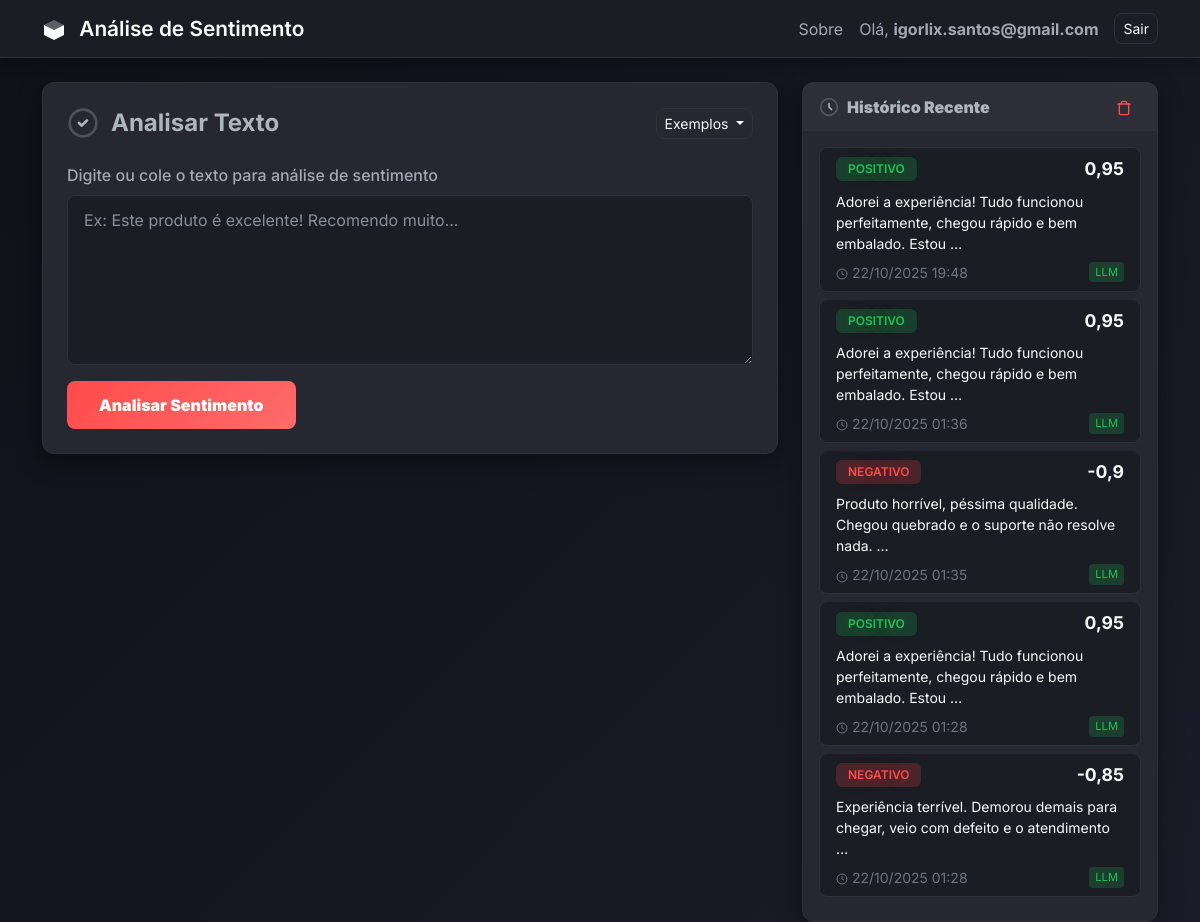
Screenshot of / (signed in) with the database file from the repository.
### analise/models.py (models this page shows, shortened)
class Analise(models.Model):
    SENTIMENTOS = [
        ('positivo', 'Positivo'),
        ('negativo', 'Negativo'),
        ('neutro', 'Neutro'),
    ]
    usuario = models.ForeignKey(User, on_delete=models.CASCADE, related_name='analises')
    texto = models.TextField()
    sentimento = models.CharField(max_length=20, choices=SENTIMENTOS)
    pontuacao = models.FloatField()
    metodo = models.CharField(max_length=50, default='dicionario')
    data_criacao = models.DateTimeField(auto_now_add=True)
    class Meta:
        ordering = ['-data_criacao']
        verbose_name = 'Análise'
        verbose_name_plural = 'Análises'

### analise/views.py (the view, shortened to what this page needs)
# urls.py: path('', views.analise_view, name='analise'),
@login_required
def analise_view(request):
    analisador = AnalisadorSentimento()
    resultado = None
    historico = Analise.objects.filter(usuario=request.user)[:5]
    return render(request, 'analise/analise.html', {
        'resultado': resultado,
        'historico': historico
    })

### analise/templates/analise/analise.html (shortened to what this page needs)
{% extends 'analise/base.html' %}
{% load l10n %}
{% block content %}
<div class="row">
    <div class="col-lg-8 mb-4">
        <div class="card">
            <div class="card-body p-4">
                <div class="d-flex align-items-center justify-content-between mb-4">
                    <div class="d-flex align-items-center">
                        <svg width="32" height="32" viewBox="0 0 24 24" fill="none" style="margin-right: 12px;">
                            <path d="M9 12L11 14L15 10" stroke="currentColor" stroke-width="2" stroke-linecap="round" stroke-linejoin="round"/>
                            <circle cx="12" cy="12" r="10" stroke="currentColor" stroke-width="2" opacity="0.3"/>
                        </svg>
                        <h4 class="mb-0" style="font-weight: 700;">Analisar Texto</h4>
                    </div>
                    <div class="dropdown">
                        <button class="btn btn-outline-light btn-sm dropdown-toggle" type="button" data-bs-toggle="dropdown">
                            Exemplos
                        </button>
                    </div>
                </div>
                <form method="post" id="formAnalise">
                    <div class="mb-3">
                        <label for="texto" class="form-label">Digite ou cole o texto para análise de sentimento</label>
                        <textarea class="form-control" id="texto" name="texto" rows="6" required placeholder="Ex: Este produto é excelente! Recomendo muito..."></textarea>
                    </div>
                    <button type="submit" class="btn btn-primary" style="padding: 12px 32px;">
                        <strong>Analisar Sentimento</strong>
                    </button>
                </form>
            </div>
        </div>
    </div>
    <div class="col-lg-4">
        <div class="card" style="position: sticky; top: 20px;">
            <div class="card-header">
                <div class="d-flex align-items-center justify-content-between">
                    <div class="d-flex align-items-center">
                        <svg width="20" height="20" viewBox="0 0 24 24" fill="none" style="margin-right: 8px;">
                            <path d="M12 8V12L15 15" stroke="currentColor" stroke-width="2" stroke-linecap="round"/>
                            <circle cx="12" cy="12" r="10" stroke="currentColor" stroke-width="2" opacity="0.3"/>
                        </svg>
                        <strong>Histórico Recente</strong>
                    </div>
                    {% if historico %}
                    <button class="btn btn-sm" style="color: var(--accent-color); padding: 4px 8px;" data-bs-toggle="modal" data-bs-target="#limparHistoricoModal" title="Limpar histórico">
                        <svg width="16" height="16" viewBox="0 0 24 24" fill="none">
                            <path d="M3 6H5H21" stroke="currentColor" stroke-width="2" stroke-linecap="round"/>
                            <path d="M19 6V20C19 21 18 22 17 22H7C6 22 5 21 5 20V6M8 6V4C8 3 9 2 10 2H14C15 2 16 3 16 4V6" stroke="currentColor" stroke-width="2" stroke-linecap="round"/>
                        </svg>
                    </button>
                    {% endif %}
                </div>
            </div>
            <div class="card-body p-3">
                {% if historico %}
                    <div class="list-group">
                        {% for item in historico %}
                        <div class="list-group-item">
                            <div class="d-flex w-100 justify-content-between align-items-center mb-2">
                                {% if item.sentimento == 'positivo' %}
                                <span class="badge sentimento-{{ item.sentimento }}" style="background: rgba(33,195,84, 0.2);">{{ item.sentimento|upper }}</span>
                                {% elif item.sentimento == 'negativo' %}
                                <span class="badge sentimento-{{ item.sentimento }}" style="background: rgba(255,75,75, 0.2);">{{ item.sentimento|upper }}</span>
                                {% else %}
                                <span class="badge sentimento-{{ item.sentimento }}" style="background: rgba(255,165,0, 0.2);">{{ item.sentimento|upper }}</span>
                                {% endif %}
                                <strong style="font-size: 1.1rem;">{{ item.pontuacao }}</strong>
                            </div>
                            <p class="mb-2 small" style="line-height: 1.5;">{{ item.texto|truncatewords:12 }}</p>
                            <div class="d-flex justify-content-between align-items-center">
                                <small class="text-secondary">
                                    <svg width="12" height="12" viewBox="0 0 24 24" fill="none" style="display: inline; vertical-align: middle;">
                                        <circle cx="12" cy="12" r="10" stroke="currentColor" stroke-width="2"/>
                                        <path d="M12 6V12L16 14" stroke="currentColor" stroke-width="2"/>
                                    </svg>
                                    {{ item.data_criacao|date:"d/m/Y H:i" }}
                                </small>
                                {% if item.metodo == 'llm' %}
                                <small style="font-size: 0.7rem; padding: 2px 6px; border-radius: 4px; background: rgba(33,195,84, 0.2); color: #21c354;">LLM</small>
                                {% elif item.metodo == 'dicionario' %}
                                <small style="font-size: 0.7rem; padding: 2px 6px; border-radius: 4px; background: rgba(96,165,250, 0.2); color: #60a5fa;">DIC</small>
                                {% else %}
                                <small style="font-size: 0.7rem; padding: 2px 6px; border-radius: 4px; background: rgba(251,191,36, 0.2); color: #fbbf24;">TXT</small>
                                {% endif %}
                            </div>
                        </div>
                        {% endfor %}
                    </div>
                {% endif %}
            </div>
        </div>
    </div>
</div>
{% endblock %}

### analise/templates/analise/base.html (shortened to what this page needs)
<!DOCTYPE html>
<html lang="pt-br" data-bs-theme="dark">
<head>
    <link href="https://cdn.jsdelivr.net/npm/bootstrap@5.3.0/dist/css/bootstrap.min.css" rel="stylesheet">
</head>
<body>
    <nav class="navbar navbar-expand-lg mb-4">
        <div class="container">
            <a class="navbar-brand" href="{% url 'analise' %}">
                <svg width="24" height="24" viewBox="0 0 24 24" fill="none" style="display: inline-block; vertical-align: middle; margin-right: 8px;">
                    <path d="M12 2L2 7L12 12L22 7L12 2Z" fill="currentColor" opacity="0.3"/>
                    <path d="M2 17L12 22L22 17V7L12 12L2 7V17Z" fill="currentColor"/>
                </svg>
                Análise de Sentimento
            </a>
            {% if user.is_authenticated %}
            <div class="d-flex align-items-center ms-auto">
                <a class="nav-link me-3" href="#" data-bs-toggle="modal" data-bs-target="#sobreModal" style="color: var(--text-secondary); text-decoration: none;">Sobre</a>
                <span class="navbar-text me-3">
                    Olá, <strong>{{ user.username }}</strong>
                </span>
                <a class="btn btn-outline-light btn-sm" href="{% url 'logout' %}">Sair</a>
            </div>
            {% endif %}
        </div>
    </nav>
    <div class="container">
        {% block content %}{% endblock %}
    </div>
</body>
</html>

### analise/templates/analise/base.html (style rules this page uses)
:root { --bg-primary: #0e1117; --bg-secondary: #1a1d24; --bg-card: #262730; --border-color: #2d3139; --text-primary: #fafafa; --text-secondary: #a3a8b4; --accent-color: #ff4b4b; --success-color: #21c354; --warning-color: #ffa500; --info-color: #0068c9; }
* { font-family: 'Inter', -apple-system, BlinkMacSystemFont, sans-serif; }
body { background: linear-gradient(135deg, var(--bg-primary) 0%, #1a1d29 100%); color: var(--text-primary); min-height: 100vh; }
.navbar { background: var(--bg-secondary) !important; border-bottom: 1px solid var(--border-color); backdrop-filter: blur(10px); box-shadow: 0 4px 12px rgba(0,0,0,0.3); }
.navbar-brand { font-weight: 600; font-size: 1.3rem; color: var(--text-primary) !important; }
.card { background: var(--bg-card); border: 1px solid var(--border-color); border-radius: 12px; box-shadow: 0 8px 24px rgba(0,0,0,0.4); transition: transform 0.2s, box-shadow 0.2s; }
.card-header { background: rgba(255,255,255,0.03); border-bottom: 1px solid var(--border-color); font-weight: 600; }
.form-control, .form-select { background: var(--bg-secondary); border: 1px solid var(--border-color); color: var(--text-primary); border-radius: 8px; padding: 12px 16px; transition: border-color 0.2s, box-shadow 0.2s; }
.form-label { color: var(--text-secondary); font-weight: 500; margin-bottom: 8px; }
.btn-primary { background: linear-gradient(135deg, var(--accent-color) 0%, #ff6b6b 100%); border: none; border-radius: 8px; padding: 12px 24px; font-weight: 600; transition: transform 0.2s, box-shadow 0.2s; }
.btn-outline-light { border: 1px solid var(--border-color); border-radius: 8px; transition: all 0.2s; }
.sentimento-positivo { color: var(--success-color); font-weight: 700; text-shadow: 0 0 20px rgba(33,195,84,0.3); }
.sentimento-negativo { color: var(--accent-color); font-weight: 700; text-shadow: 0 0 20px rgba(255,75,75,0.3); }
.list-group-item { background: var(--bg-secondary); border: 1px solid var(--border-color); color: var(--text-primary); margin-bottom: 8px; border-radius: 8px !important; transition: background 0.2s; }
.badge { border-radius: 6px; padding: 6px 12px; font-weight: 600; }
.navbar-text { color: var(--text-secondary) !important; }
textarea.form-control { min-height: 150px; resize: vertical; }

### rows the page displays
Analise: sentimento "POSITIVO", pontuacao "0,95", texto "Adorei a experiência! Tudo funcionou perfeitamente, chegou rápido e bem embalado. Estou …", data_criacao "22/10/2025 19:48", metodo "LLM"
Analise: sentimento "POSITIVO", pontuacao "0,95", texto "Adorei a experiência! Tudo funcionou perfeitamente, chegou rápido e bem embalado. Estou …", data_criacao "22/10/2025 01:36", metodo "LLM"
Analise: sentimento "NEGATIVO", pontuacao "-0,9", texto "Produto horrível, péssima qualidade. Chegou quebrado e o suporte não resolve nada. …", data_criacao "22/10/2025 01:35", metodo "LLM"
Analise: sentimento "POSITIVO", pontuacao "0,95", texto "Adorei a experiência! Tudo funcionou perfeitamente, chegou rápido e bem embalado. Estou …", data_criacao "22/10/2025 01:28", metodo "LLM"
Analise: sentimento "NEGATIVO", pontuacao "-0,85", texto "Experiência terrível. Demorou demais para chegar, veio com defeito e o atendimento …", data_criacao "22/10/2025 01:28", metodo "LLM"

### other values shown
{{ user.username }} "igorlix.santos@gmail.com"
